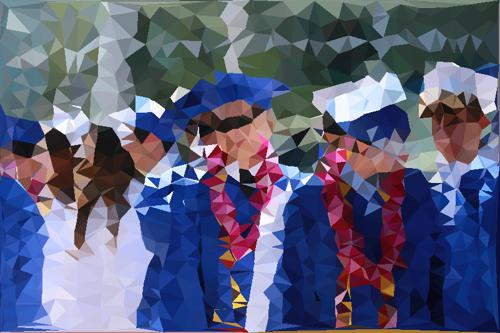
#> input picture Saved/2019Graduation0515Poly7885.jpg, 500 x 333 px, given in place of rafa.jpg, which was not available
$ python tech_demo.py
#> lines starting #> are read from the running program, lines starting #| are printed output that depends on the picture; pictures that were not available may be replaced by others from this repository, and a replacement may not be noted
import numpy as np
import matplotlib.pyplot as plt
from matplotlib.image import imread
from scipy.spatial import Delaunay
from tkinter import *
import cv2, random, time, os


# FILE LOADING
print(os.getcwd())

for file in os.listdir(os.getcwd() + "/images"):
    if file != ".DS_Store":
        print(file)

# I use matplotlib's imageread to read an image into a numpy array
im = plt.imread(os.getcwd()+"/images/rafa.jpg")
#> im is the input picture: shape (333, 500, 3); mean R, G, B 90.6, 94.2, 122.2


kernel = np.array([[-1,-1,-1], [-1, 9,-1], [-1,-1,-1]])
bim = cv2.blur(im,(30,30))
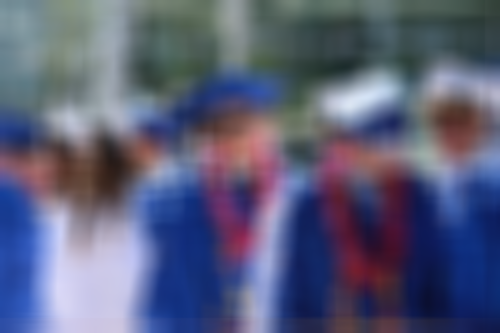
#> bim: shape (333, 500, 3); mean R, G, B 90.5, 94.2, 122.2
sim = cv2.filter2D(im,-1, kernel)
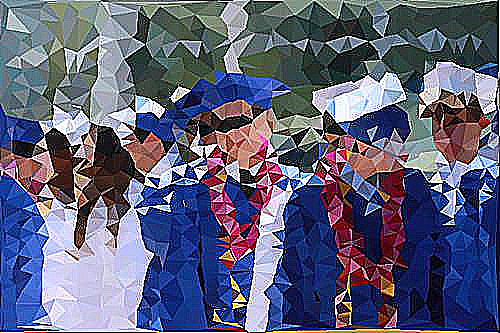
#> sim: shape (333, 500, 3); mean R, G, B 92.8, 96.4, 121.4


cim = (cv2.Canny(im, 10, 120))
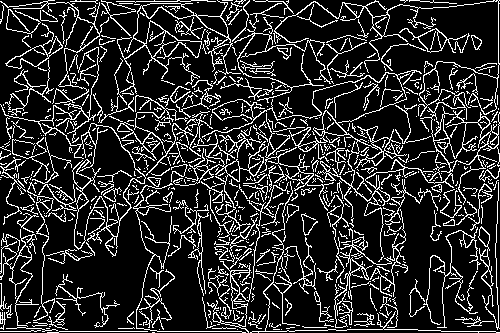
#> cim: shape (333, 500); 17.2% white in thin lines or dots


x = [1,2,30,4,5,3,40,7,5,3]
y = [2,5,9,14,43,4,7,9,50,60]

print(cim.shape)
#| (333, 500)

f, ax = plt.subplots(2,2)
ax[0,0].imshow(im)
ax[1,0].imshow(sim, cmap = "gray")
ax[1,1].imshow(bim, cmap = "gray")
ax[0,1].imshow(cim, cmap = "gray")
plt.show()
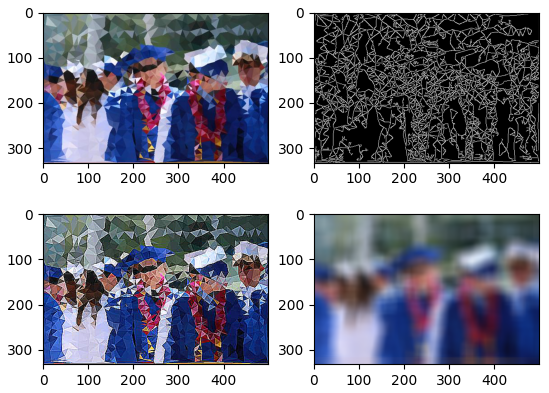
#> figure drawn by matplotlib, 4 panels

A = np.array([1,2,3])
B = np.array([1,4,6])
print(np.dot(A,B))


# [35 lines of commented-out code are left out]
